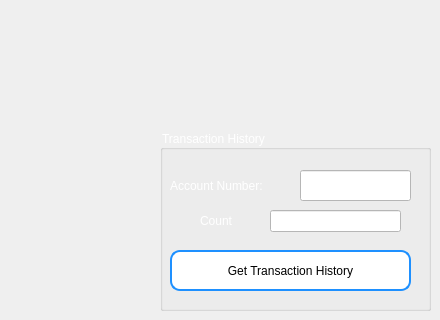
       <widget class="QWidget" name="page_7">
        <widget class="QGroupBox" name="groupBox_9">
         <property name="geometry">
          <rect>
           <x>160</x>
           <y>130</y>
           <width>271</width>
           <height>181</height>
          </rect>
         </property>
         <property name="styleSheet">
          <string notr="true">color: rgb(255, 255, 255);</string>
         </property>
         <property name="title">
          <string>Transaction History</string>
         </property>
         <widget class="QPushButton" name="pbGet_TransactionHistoryAdmin">
          <property name="geometry">
           <rect>
            <x>10</x>
            <y>120</y>
            <width>241</width>
            <height>41</height>
           </rect>
          </property>
          <property name="styleSheet">
           <string notr="true">border-radius: 10px;  /* Adjust this value to control the curvature */
    border: 2px solid #1E90FF;  /* Border color: Dodger Blue */
background-color: rgb(255, 255, 255);
    padding: 5px;  /* Adjust padding as needed */
    font: 600 italic 12pt &quot;Segoe UI&quot;;  /* Font settings */
    color: rgb(0, 0, 0);  /* Text color */</string>
          </property>
          <property name="text">
           <string>Get Transaction History</string>
          </property>
         </widget>
         <widget class="QLineEdit" name="acc_numberLineEditHistoryAdmin">
          <property name="geometry">
           <rect>
            <x>140</x>
            <y>40</y>
            <width>111</width>
            <height>31</height>
           </rect>
          </property>
          <property name="styleSheet">
           <string notr="true">background-color: rgb(255, 255, 255);
font: 900 11pt &quot;Segoe UI&quot;;
color: rgb(0, 0, 0);</string>
          </property>
          <property name="text">
           <string/>
          </property>
         </widget>
         <widget class="QLabel" name="label_19">
          <property name="geometry">
           <rect>
            <x>10</x>
            <y>40</y>
            <width>131</width>
            <height>31</height>
           </rect>
          </property>
          <property name="styleSheet">
           <string notr="true">color: rgb(255, 255, 255);
font: 600 italic 12pt &quot;Segoe UI&quot;;</string>
          </property>
          <property name="text">
           <string>Account Number:</string>
          </property>
         </widget>
         <widget class="QLineEdit" name="Pd_countTransactionHistoryAdmin">
          <property name="geometry">
           <rect>
            <x>110</x>
            <y>80</y>
            <width>131</width>
            <height>22</height>
           </rect>
          </property>
          <property name="styleSheet">
           <string notr="true">background-color: rgb(255, 255, 255);
font: 900 11pt &quot;Segoe UI&quot;;
color: rgb(0, 0, 0);</string>
          </property>
          <property name="text">
           <string/>
          </property>
         </widget>
         <widget class="QLabel" name="label_33">
          <property name="geometry">
           <rect>
            <x>40</x>
            <y>80</y>
            <width>51</width>
            <height>21</height>
           </rect>
          </property>
          <property name="styleSheet">
           <string notr="true">color: rgb(255, 255, 255);
font: 600 italic 12pt &quot;Segoe UI&quot;;</string>
          </property>
          <property name="text">
           <string>Count</string>
          </property>
         </widget>
        </widget>
       </widget>
